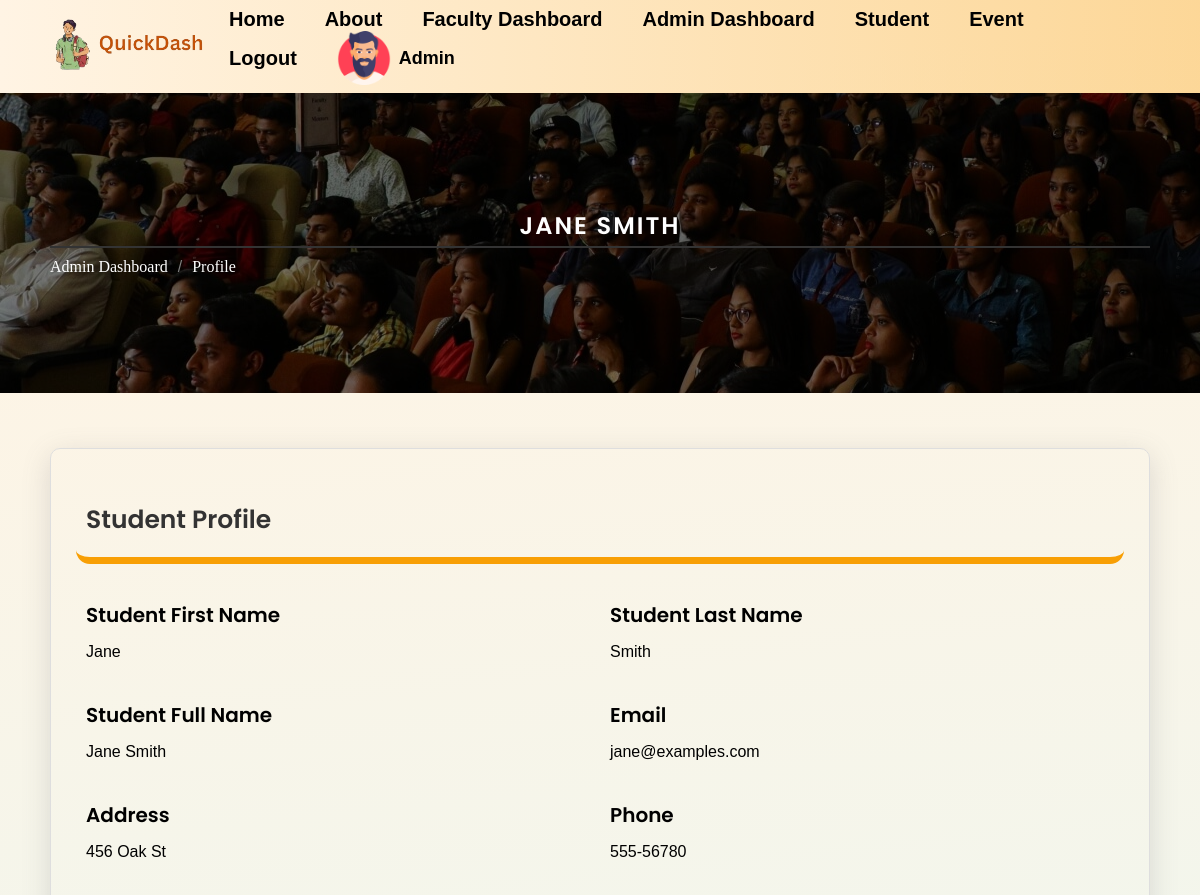
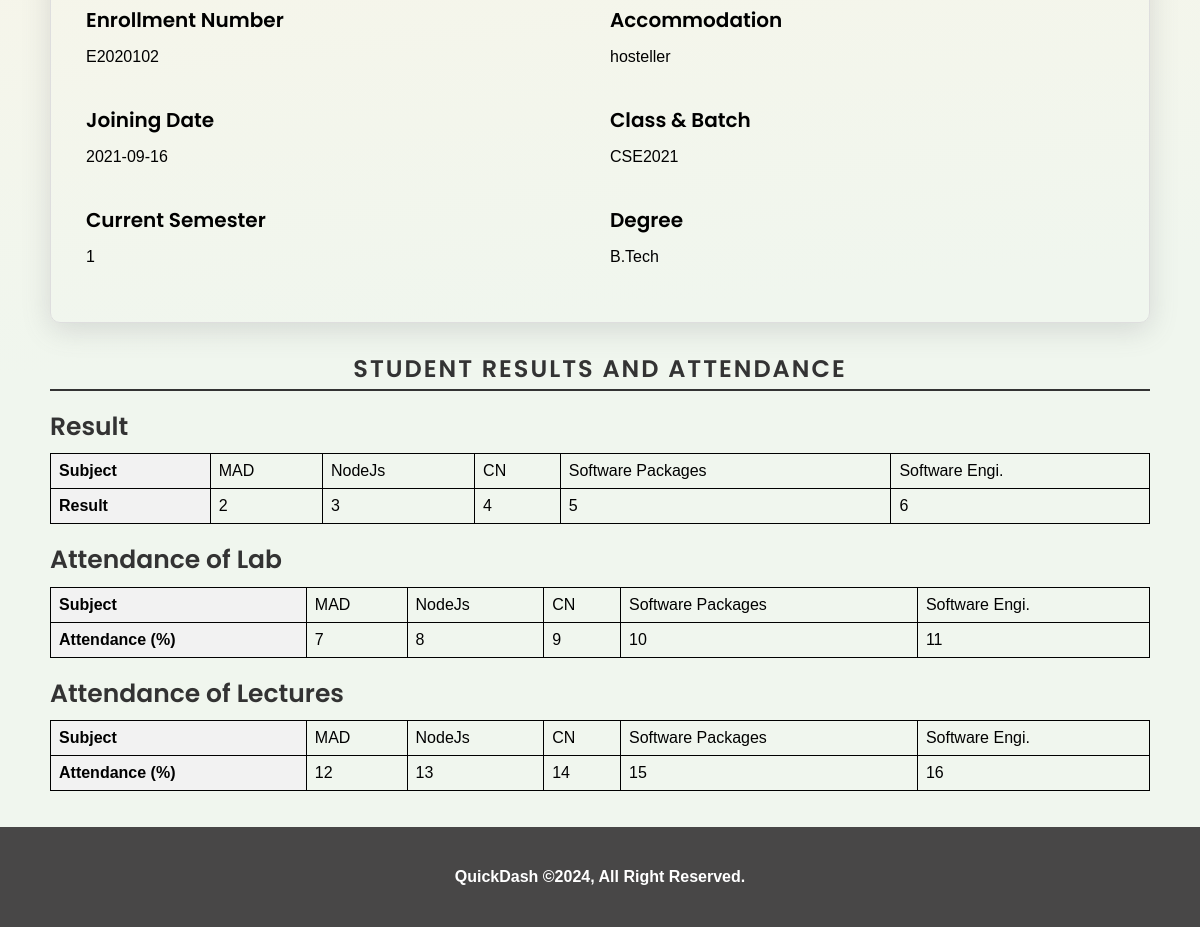
/view_details.php?id=2 (signed in), run on the app's committed database (2 pictures, top to bottom).
### tables this page shows
CREATE TABLE `users` (
  `id` int(11) NOT NULL,
  `first_name` varchar(255) DEFAULT NULL,
  `last_name` varchar(255) DEFAULT NULL,
  `name` varchar(255) NOT NULL,
  `email` varchar(255) NOT NULL,
  `password` varchar(255) NOT NULL,
  `address` varchar(255) NOT NULL,
  `phone_number` varchar(15) DEFAULT NULL,
  `enrollment_number` varchar(20) NOT NULL,
  `accommodation` enum('hosteller','traveller') NOT NULL,
  `current_semester` varchar(50) NOT NULL,
  `marks_mad` int(11) NOT NULL,
  `marks_nodejs` int(11) NOT NULL,
  `marks_cn` int(11) NOT NULL,
  `marks_software_packages` int(11) NOT NULL,
  `marks_software_engi` int(11) NOT NULL,
  `join_date` date DEFAULT NULL,
  `class_batch` varchar(20) DEFAULT NULL,
  `current_degree` varchar(50) DEFAULT NULL,
  `lab_attendance_mad` int(11) DEFAULT NULL,
  `lab_attendance_nodejs` int(11) DEFAULT NULL,
  `lab_attendance_cn` int(11) DEFAULT NULL,
  `lab_attendance_software_packages` int(11) DEFAULT NULL,
  `lab_attendance_software_engi` int(11) DEFAULT NULL,
  `lec_attendance_mad` int(11) DEFAULT NULL,
  `lec_attendance_nodejs` int(11) DEFAULT NULL,
  `lec_attendance_cn` int(11) DEFAULT NULL,
  `lec_attendance_software_packages` int(11) DEFAULT NULL,
  `lec_attendance_software_engi` int(11) DEFAULT NULL,
  `is_admin` tinyint(1) DEFAULT 0
);

### view_details.php (the view, shortened to what this page needs)
<?php
include 'db_config.php';
$userID = isset($_GET['id']) ? $_GET['id'] : null;
if ($userID) {
    try {
        $stmt = $conn->prepare("SELECT * FROM users WHERE id = ?");
        $stmt->bind_param("i", $userID);
        if (!$stmt->execute()) {
            die('Error executing the query: ' . $stmt->error);
        }
        $result = $stmt->get_result();
        if ($user = $result->fetch_assoc()) {
            $name = $user['name'];
            $first_name = $user['first_name'];
            $last_name = $user['last_name'];
            $email = $user['email'];
            $address = $user['address'];
            $phone = $user['phone_number'];
            $enrollmentNumber = $user['enrollment_number'];
            $accommodation = $user['accommodation'];
            $joinDate = $user['join_date'];
            $classBatch = $user['class_batch'];
            $currentDegree = $user['current_degree'];
            $currentSemester = $user['current_semester'];
            $marksMAD = $user['marks_mad'];
            $marksNodeJs = $user['marks_nodejs'];
            $marksCN = $user['marks_cn'];
            $marksSoftwarePackages = $user['marks_software_packages'];
            $marksSoftwareEngi = $user['marks_software_engi'];
            $labAttendanceMAD = $user['lab_attendance_mad'];
            $labAttendanceNodeJs = $user['lab_attendance_nodejs'];
            $labAttendanceCN = $user['lab_attendance_cn'];
            $labAttendanceSoftwarePackages = $user['lab_attendance_software_packages'];
            $labAttendanceSoftwareEngi = $user['lab_attendance_software_engi'];
            $lecAttendanceMAD = $user['lec_attendance_mad'];
            $lecAttendanceNodeJs = $user['lec_attendance_nodejs'];
            $lecAttendanceCN = $user['lec_attendance_cn'];
            $lecAttendanceSoftwarePackages = $user['lec_attendance_software_packages'];
            $lecAttendanceSoftwareEngi = $user['lec_attendance_software_engi'];
            include 'header.php';
            echo '<main class="site-main dashboard-page admin-dash">';
            echo '<div class="site-content-inner">';
            echo '<div class="page-content-in">';
            echo '<div class="page-headings" style="background-image:url(\'assets/images/banner.jpg\');">';
            echo '    <div class="container">';
            echo '        <h2>' . $name . '</h2>';
            echo '        <div class="breadcrumb-list">';
            echo '            <ul>';
            if (isset($_SESSION['is_admin']) && $_SESSION['is_admin']) {
                echo '                <li><a href="' . $home_url . '/admin_dashboard.php">Admin Dashboard</a></li>';
            } else {
                echo '                <li><a href="' . $home_url . '/student_dashboard.php">Student Dashboard</a></li>';
            }
            echo '                <li><span> / </span></li>';
            echo '                <li><a href="' . $home_url . '/view_details.php?id=' . $userID . '">Profile</a></li>';
            echo '            </ul>';
            echo '        </div>';
            echo '    </div>';
            echo '</div>';
            echo '<div class="container view-dashs">';
            echo '<div class="inner-dash-details view-details-top">';
            echo '    <div class="rows heads-in-sub">';
            echo '        <div class="cols-50">';
            echo '            <h3>Student Profile</h3>';
            echo '        </div>';
            echo '    </div>';
            echo '    <div class="rows">';
            echo '        <div class="cols-50">';
            echo '            <div class="info-divs">';
            echo '                <h4>Student First Name</h4>';
            echo "                <p>{$first_name}</p>";
            echo '            </div>';
            echo '        </div>';
            echo '        <div class="cols-50">';
            echo '            <div class="info-divs">';
            echo '                <h4>Student Last Name</h4>';
            echo "                <p>{$last_name}</p>";
            echo '            </div>';
            echo '        </div>';
            echo '        <div class="cols-50">';
            echo '            <div class="info-divs">';
            echo '                <h4>Student Full Name</h4>';
            echo "                <p>{$name}</p>";
            echo '            </div>';
            echo '        </div>';
            echo '        <div class="cols-50">';
            echo '            <div class="info-divs">';
            echo '                <h4>Email</h4>';
            echo "                <p>{$email}</p>";
            echo '            </div>';
            echo '        </div>';
            echo '        <div class="cols-50">';
            echo '            <div class="info-divs">';
            echo '                <h4>Address</h4>';
            echo "                <p>{$address}</p>";
            echo '            </div>';
            echo '        </div>';
            echo '        <div class="cols-50">';
            echo '            <div class="info-divs">';
            echo '                <h4>Phone</h4>';
            echo "                <p>{$phone}</p>";
            echo '            </div>';
            echo '        </div>';
            echo '        <div class="cols-50">';
            echo '            <div class="info-divs">';
            echo '                <h4>Enrollment Number</h4>';
            echo "                <p>{$enrollmentNumber}</p>";
            echo '            </div>';
            echo '        </div>';
            echo '        <div class="cols-50">';
            echo '            <div class="info-divs">';
            echo '                <h4>Accommodation</h4>';
            echo "                <p>{$accommodation}</p>";
            echo '            </div>';
            echo '        </div>';
            echo '        <div class="cols-50">';
            echo '            <div class="info-divs">';
            echo '                <h4>Joining Date </h4>';
            echo "                <p>{$joinDate}</p>";
            echo '            </div>';
            echo '        </div>';
            echo '        <div class="cols-50">';
            echo '            <div class="info-divs">';
            echo '                <h4>Class & Batch</h4>';
            echo "                <p>{$classBatch}</p>";
            echo '            </div>';
            echo '        </div>';
            echo '        <div class="cols-50">';
            echo '            <div class="info-divs">';
            echo '                <h4>Current Semester</h4>';
            echo "                <p>{$currentSemester}</p>";
            echo '            </div>';
            echo '        </div>';
            echo '        <div class="cols-50">';
            echo '            <div class="info-divs">';
            echo '                <h4> Degree</h4>';
            echo "                <p>{$currentDegree}</p>";
            echo '            </div>';
            echo '        </div>';
            echo '    </div>';
            echo '</div>';
            ?>
            <html lang="en">
            <head>
            </head>
            <body>
                <h2>Student Results and Attendance</h2>
                <h3>Result</h3>
                <table>
                    <tr>
                        <th>Subject</th>
                        <td>MAD</td>
                        <td>NodeJs</td>
                        <td>CN</td>
                        <td>Software Packages</td>
                        <td>Software Engi.</td>
                    </tr>
                    <tr>
                        <th>Result</th>
                        <td>
                            <?php echo $marksMAD; ?>
                        </td>
                        <td>
                            <?php echo $marksNodeJs; ?>
                        </td>
                        <td>
                            <?php echo $marksCN; ?>
                        </td>
                        <td>
                            <?php echo $marksSoftwarePackages; ?>
                        </td>
                        <td>
                            <?php echo $marksSoftwareEngi; ?>
                        </td>
                    </tr>
                </table>
                <h3>Attendance of Lab</h3>
                <table>
                    <tr>
                        <th>Subject</th>
                        <td>MAD</td>
                        <td>NodeJs</td>
                        <td>CN</td>
                        <td>Software Packages</td>
                        <td>Software Engi.</td>
                    </tr>
                    <tr>
                        <th>Attendance (%)</th>
                        <td>
                            <?php echo $labAttendanceMAD; ?>
                        </td>
                        <td>
                            <?php echo $labAttendanceNodeJs; ?>
                        </td>
                        <td>
                            <?php echo $labAttendanceCN; ?>
                        </td>
                        <td>
                            <?php echo $labAttendanceSoftwarePackages; ?>
                        </td>
                        <td>
                            <?php echo $labAttendanceSoftwareEngi; ?>
                        </td>
                    </tr>
                </table>
                <h3>Attendance of Lectures</h3>
                <table>
                    <tr>
                        <th>Subject</th>
                        <td>MAD</td>
                        <td>NodeJs</td>
                        <td>CN</td>
                        <td>Software Packages</td>
                        <td>Software Engi.</td>
                    </tr>
                    <tr>
                        <th>Attendance (%)</th>
                        <td>
                            <?php echo $lecAttendanceMAD; ?>
                        </td>
                        <td>
                            <?php echo $lecAttendanceNodeJs; ?>
                        </td>
                        <td>
                            <?php echo $lecAttendanceCN; ?>
                        </td>
                        <td>
                            <?php echo $lecAttendanceSoftwarePackages; ?>
                        </td>
                        <td>
                            <?php echo $lecAttendanceSoftwareEngi; ?>
                        </td>
                    </tr>
                </table><br><br>
            </body>
            </html>
            <?php
            echo '</div></div></div></main>';
            include 'footer.php';
        } else {
            echo "User not found.";
        }
    } catch (Exception $e) {
        echo "Error: " . $e->getMessage();
    }
} else {
    echo "Invalid user ID.";
}
?>

### header.php (shortened to what this page needs)
<?php
$protocol = isset($_SERVER['HTTPS']) && $_SERVER['HTTPS'] === 'on' ? 'https' : 'http';
$host = $_SERVER['HTTP_HOST'];
$script = $_SERVER['SCRIPT_NAME'];
$home_url = $protocol . '://' . $host . dirname($script) . '/';
include 'db_config.php';
function getUserData($userId, $conn)
{
    $stmt = $conn->prepare("SELECT first_name, is_admin FROM users WHERE id = ?");
    $stmt->bind_param("i", $userId);
    $stmt->execute();
    $stmt->bind_result($userName, $isAdmin);
    if ($stmt->fetch()) {
        return ['first_name' => $userName, 'is_admin' => $isAdmin];
    } else {
        return false;
    }
}
$userData = isset($_SESSION['user_id']) ? getUserData($_SESSION['user_id'], $conn) : false;
$userName = $userData ? $userData['first_name'] : false;
$isUserAdmin = $userData ? $userData['is_admin'] : false;
?>
<!DOCTYPE html>
<html>
<head>
    <link rel="stylesheet" type="text/css" href="https://cdn.datatables.net/1.10.9/css/jquery.dataTables.min.css">
    <link rel="stylesheet" href="assets/css/main.css">
    <link rel="stylesheet" href="assets/css/responsive.css">
</head>
<body>
    <header>
        <div class="container">
            <div class="header-inner">
                <div class="header-logo">
                    <a href="<?php echo $home_url; ?>"><img src="assets/images/logo.png"></a>
                </div>
                <div class="header-menu">
                    <nav>
                        <ul>
                            <li><a href="<?php echo $home_url; ?>">Home</a></li>
                            <li><a href="<?php echo $home_url; ?>/about.php">About</a></li>
                            <?php if (isset($_SESSION['user_id'])) { ?>
                                <?php if ($isUserAdmin) { ?>
                                    <li><a href="<?php echo $home_url; ?>/faculty_dashboard.php">Faculty Dashboard</a></li>
                                    <li><a href="<?php echo $home_url; ?>/admin_dashboard.php">Admin Dashboard</a></li>
                                    <li><a href="<?php echo $home_url; ?>/student_dash.php">Student</a></li>
                                    <li><a href="<?php echo $home_url; ?>/event_add.php">Event</a></li>
                                <?php } else { ?>
                                    <li><a href="<?php echo $home_url; ?>/dashboard.php">Dashboard</a></li>
                                    <li><a href="<?php echo $home_url; ?>/event_detail.php">Event</a></li>
                                <?php } ?>
                                <li><a href="<?php echo $home_url; ?>/logout.php">Logout</a></li>
                                <?php if ($userName) { ?>
                                    <li class="profile-name-head">
                                        <a
                                            href="<?php echo $isUserAdmin ? $home_url . '/admin_dashboard.php' : $home_url . '/dashboard.php'; ?>">
                                            <img src="assets/images/man.png">
                                            <span>
                                                <?php echo $userName; ?>
                                            </span>
                                        </a>
                                    </li>
                                <?php } ?>
                            <?php } else { ?>
                                <li><a href="<?php echo $home_url; ?>/login.php">Login</a></li>
                            <?php } ?>
                        </ul>
                    </nav>
                </div>
            </div>
        </div>
    </header>
</body>
</html>

### data on the page
users: first_name "Admin"
users: name "JANE SMITH", first_name "Jane", last_name "Smith", name "Jane Smith", email "jane@examples.com", address "456 Oak St", phone_number "555-56780", enrollment_number "E2020102", accommodation "hosteller", join_date "2021-09-16", class_batch "CSE2021", current_semester "1", current_degree "B.Tech", marks_mad "2", marks_nodejs "3", marks_cn "4", marks_software_packages "5", marks_software_engi "6", lab_attendance_mad "7", lab_attendance_nodejs "8", lab_attendance_cn "9", lab_attendance_software_packages "10", lab_attendance_software_engi "11", lec_attendance_mad "12", lec_attendance_nodejs "13", lec_attendance_cn "14", lec_attendance_software_packages "15", lec_attendance_software_engi "16"
